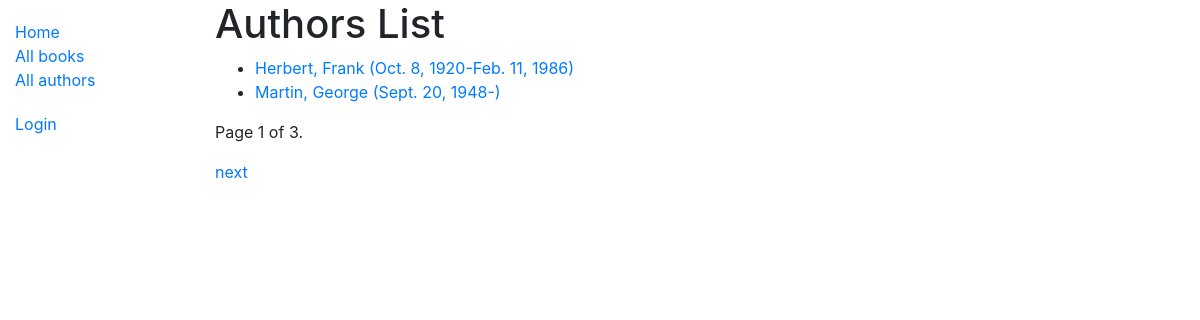
Screenshot of /catalog/authors/ with the database file from the repository.
### catalog/models.py (models this page shows)
class Author(models.Model):
    first_name = models.CharField(max_length=100)
    last_name = models.CharField(max_length=100)
    date_of_birth = models.DateField(null=True, blank=True)
    date_of_death = models.DateField('Died', null=True, blank=True)
    class Meta:
        ordering = ['last_name', 'first_name']
    def get_absolute_url(self):
        return reverse('author-detail', args=[str(self.id)])
    def __str__(self):
        return f'{self.last_name}, {self.first_name}'

### catalog/views.py (the view)
# urls.py: path('authors/', views.AuthorListView.as_view(), name='authors'),
class AuthorListView(generic.ListView):
    model = Author
    paginate_by = 2

### catalog/templates/catalog/author_list.html
{% extends "base_generic.html" %}
{% block content %}
  <h1>Authors List</h1>
  {% if author_list %}
  <ul>
    {% for author in author_list %}
      <li>
        <a href="{{ author.get_absolute_url }}">{{author}} ({{author.date_of_birth}}-{% if author.date_of_death %}{{author.date_of_death}}{% endif %})</a>
      </li>
    {% endfor %}
  </ul>
  {% else %}
    <p>There are no author in the library.</p>
  {% endif %}
{% endblock %}

### rows the page displays
Author: last_name+first_name "Herbert, Frank", date_of_birth "Oct. 8, 1920", date_of_death "Feb. 11, 1986"
Author: last_name+first_name "Martin, George", date_of_birth "Sept. 20, 1948"

### other values shown
{{ page_obj.number }} "1"
{{ page_obj.paginator.num_pages }} "3"
